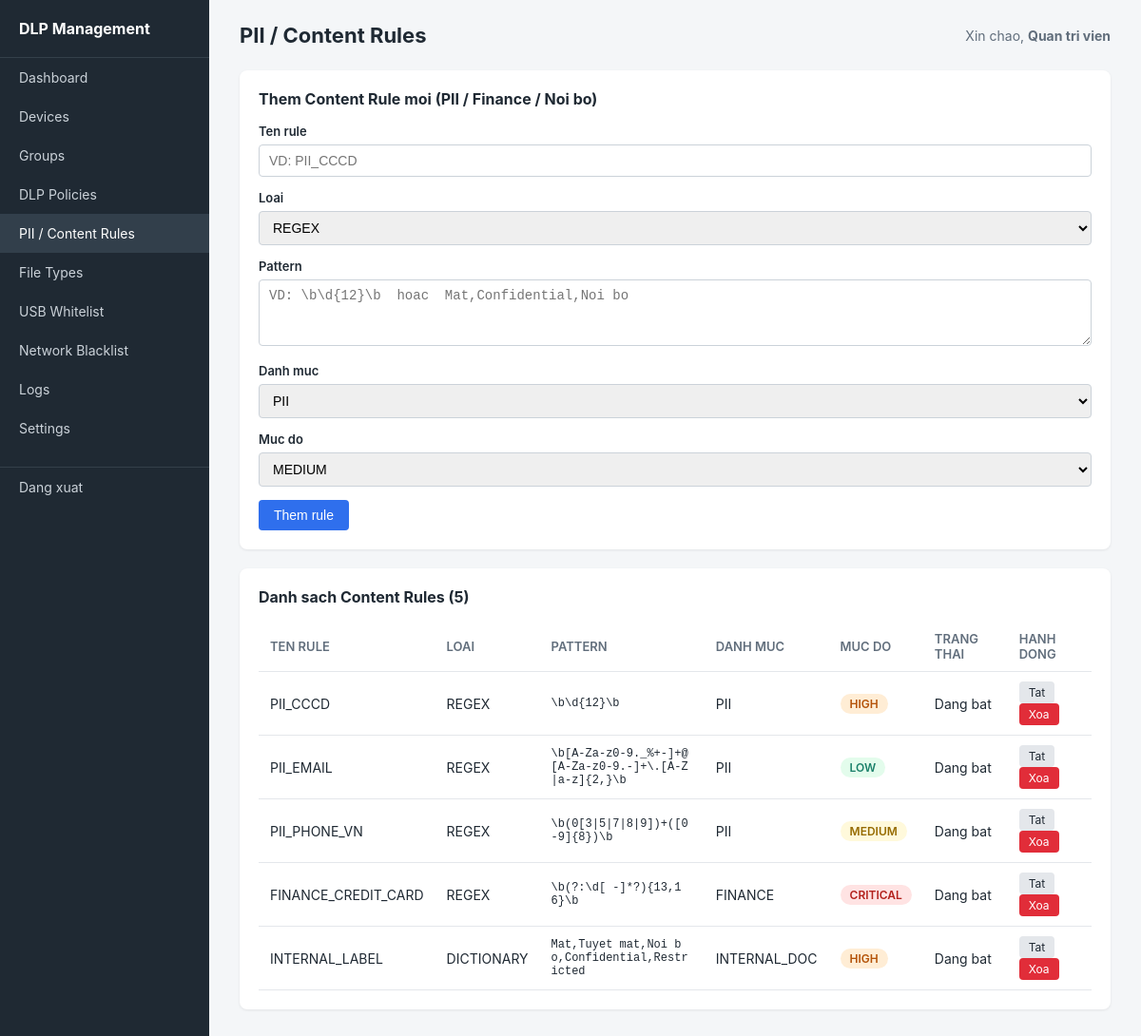
The page /admin/content_rules.php (signed in) on the database its author committed.
### tables this page shows
CREATE TABLE content_rules (
    id              INT PRIMARY KEY AUTO_INCREMENT,
    rule_name       VARCHAR(100) NOT NULL,
    rule_type       ENUM('REGEX','DICTIONARY') NOT NULL,
    pattern         TEXT NOT NULL,
    category        ENUM('PII','FINANCE','INTERNAL_DOC') NOT NULL,
    severity        ENUM('LOW','MEDIUM','HIGH','CRITICAL') NOT NULL DEFAULT 'MEDIUM',
    is_active       BOOLEAN DEFAULT TRUE,
    created_at      DATETIME DEFAULT CURRENT_TIMESTAMP,
    updated_at      DATETIME DEFAULT CURRENT_TIMESTAMP ON UPDATE CURRENT_TIMESTAMP
);

### includes/helpers.php (called while the page is built, shortened)
<?php
function h(?string $value): string {
    return htmlspecialchars($value ?? '', ENT_QUOTES, 'UTF-8');
}
function severity_badge_class(string $level): string {
    return match ($level) {
        'LOW'      => 'badge-low',
        'MEDIUM'   => 'badge-medium',
        'HIGH'     => 'badge-high',
        'CRITICAL' => 'badge-critical',
        default    => '',
    };
}

### admin/content_rules.php (the view, shortened to what this page needs)
<?php
require_once __DIR__ . '/../config/database.php';
require_once __DIR__ . '/../includes/helpers.php';
$rules = $pdo->query("SELECT * FROM content_rules ORDER BY category, rule_name")->fetchAll();
require __DIR__ . '/../includes/layout_header.php';
?>
<div class="card">
    <h2>Them Content Rule moi (PII / Finance / Noi bo)</h2>
    <form method="POST">
        <div class="form-group">
            <label>Ten rule</label>
            <input type="text" name="rule_name" placeholder="VD: PII_CCCD" required>
        </div>
        <div class="form-group">
            <label>Loai</label>
            <select name="rule_type">
                <option value="REGEX">REGEX</option>
            </select>
        </div>
        <div class="form-group">
            <label>Pattern</label>
            <textarea name="pattern" placeholder="VD: \b\d{12}\b  hoac  Mat,Confidential,Noi bo" required></textarea>
        </div>
        <div class="form-group">
            <label>Danh muc</label>
            <select name="category">
                <option value="PII">PII</option>
            </select>
        </div>
        <div class="form-group">
            <label>Muc do</label>
            <select name="severity">
                <option value="MEDIUM" selected>MEDIUM</option>
            </select>
        </div>
        <button type="submit" class="btn btn-primary">Them rule</button>
    </form>
</div>
<div class="card">
    <h2>Danh sach Content Rules (<?= count($rules) ?>)</h2>
    <table>
        <thead><tr><th>Ten rule</th><th>Loai</th><th>Pattern</th><th>Danh muc</th><th>Muc do</th><th>Trang thai</th><th>Hanh dong</th></tr></thead>
        <tbody>
        <?php foreach ($rules as $r): ?>
            <tr>
                <td><?= h($r['rule_name']) ?></td>
                <td><?= h($r['rule_type']) ?></td>
                <td style="font-family:monospace; font-size:12px; max-width:250px; word-break:break-all;"><?= h($r['pattern']) ?></td>
                <td><?= h($r['category']) ?></td>
                <td><span class="badge <?= severity_badge_class($r['severity']) ?>"><?= h($r['severity']) ?></span></td>
                <td><?= $r['is_active'] ? 'Dang bat' : 'Da tat' ?></td>
                <td>
                    <a href="content_rules.php?toggle=<?= (int)$r['id'] ?>" class="btn btn-secondary btn-sm"><?= $r['is_active'] ? 'Tat' : 'Bat' ?></a>
                    <a href="content_rules.php?delete=<?= (int)$r['id'] ?>" class="btn btn-danger btn-sm" onclick="return confirm('Xoa rule nay?')">Xoa</a>
                </td>
            </tr>
        <?php endforeach; ?>
        </tbody>
    </table>
</div>
<?php require __DIR__ . '/../includes/layout_footer.php'; ?>

### admin/assets/style.css (style rules this page uses)
* { box-sizing: border-box; margin: 0; padding: 0; }
body { font-family: -apple-system, "Segoe UI", Roboto, Arial, sans-serif; background: #f4f6f8; color: #1f2933; }
.card { background: #fff; border-radius: 8px; padding: 20px; margin-bottom: 20px; box-shadow: 0 1px 3px rgba(0,0,0,0.08); }
.card h2 { font-size: 16px; margin-bottom: 16px; }
table { width: 100%; border-collapse: collapse; font-size: 14px; }
th, td { text-align: left; padding: 10px 12px; border-bottom: 1px solid #e4e7eb; }
th { color: #616e7c; font-weight: 600; font-size: 13px; text-transform: uppercase; }
.form-group { margin-bottom: 14px; }
.form-group label { display: block; font-size: 13px; font-weight: 600; margin-bottom: 6px; }
.form-group input, .form-group select, .form-group textarea { width: 100%; padding: 8px 10px; border: 1px solid #cbd2d9; border-radius: 4px; font-size: 14px; }
.form-group textarea { min-height: 70px; font-family: monospace; }
.btn { display: inline-block; padding: 8px 16px; border-radius: 4px; border: none; font-size: 14px; cursor: pointer; text-decoration: none; }
.btn-primary { background: #2f6fed; color: #fff; }
.btn-danger { background: #e12d39; color: #fff; }
.btn-secondary { background: #e4e7eb; color: #1f2933; }
.btn-sm { padding: 4px 10px; font-size: 12px; }
.badge { display: inline-block; padding: 3px 10px; border-radius: 12px; font-size: 12px; font-weight: 600; }
.badge-low { background: #e3fcec; color: #1b806a; }
.badge-medium { background: #fff9db; color: #966b00; }
.badge-high { background: #ffedd5; color: #b45309; }
.badge-critical { background: #ffe3e3; color: #b3221d; }

### rows shown on the page
content_rules: rule_name "PII_CCCD", rule_type "REGEX", pattern "\\b\\d{12}\\b", category "PII", severity "HIGH", is_active "Dang bat"
content_rules: rule_name "PII_EMAIL", rule_type "REGEX", pattern "\\b[A-Za-z0-9._%+-]+@[A-Za-z0-9.-]+\\.[A-Z|a-z]{2,}\\b", category "PII", severity "LOW", is_active "Dang bat"
content_rules: rule_name "PII_PHONE_VN", rule_type "REGEX", pattern "\\b(0[3|5|7|8|9])+([0-9]{8})\\b", category "PII", severity "MEDIUM", is_active "Dang bat"
content_rules: rule_name "FINANCE_CREDIT_CARD", rule_type "REGEX", pattern "\\b(?:\\d[ -]*?){13,16}\\b", category "FINANCE", severity "CRITICAL", is_active "Dang bat"
content_rules: rule_name "INTERNAL_LABEL", rule_type "DICTIONARY", pattern "Mat,Tuyet mat,Noi bo,Confidential,Restricted", category "INTERNAL_DOC", severity "HIGH", is_active "Dang bat"

### other values the page prints
$item['label'] "Dashboard"
$item['label'] "Devices"
$item['label'] "Groups"
$item['label'] "DLP Policies"
$item['label'] "PII / Content Rules"
$item['label'] "File Types"
$item['label'] "USB Whitelist"
$item['label'] "Network Blacklist"
$item['label'] "Logs"
$item['label'] "Settings"
$pageTitle "PII / Content Rules"
current_admin_name() "Quan tri vien"
count($rules) "5"
